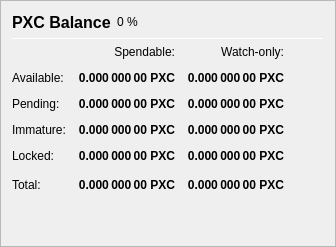
                   <widget class="QFrame" name="frame_Balances">
                    <property name="frameShape">
                     <enum>QFrame::StyledPanel</enum>
                    </property>
                    <property name="frameShadow">
                     <enum>QFrame::Raised</enum>
                    </property>
                    <layout class="QVBoxLayout" name="verticalLayout_4">
                     <item>
                      <layout class="QHBoxLayout" name="horizontalLayout_4">
                       <item>
                        <widget class="QLabel" name="label_5">
                         <property name="minimumSize">
                          <size>
                           <width>0</width>
                           <height>20</height>
                          </size>
                         </property>
                         <property name="font">
                          <font>
                           <pointsize>12</pointsize>
                           <weight>75</weight>
                           <bold>true</bold>
                          </font>
                         </property>
                         <property name="text">
                          <string>PXC Balance</string>
                         </property>
                        </widget>
                       </item>
                       <item>
                        <widget class="QLabel" name="labelPXCPercent">
                         <property name="text">
                          <string notr="true">0 %</string>
                         </property>
                        </widget>
                       </item>
                       <item>
                        <spacer name="horizontalSpacer_3">
                         <property name="orientation">
                          <enum>Qt::Horizontal</enum>
                         </property>
                         <property name="sizeHint" stdset="0">
                          <size>
                           <width>40</width>
                           <height>20</height>
                          </size>
                         </property>
                        </spacer>
                       </item>
                      </layout>
                     </item>
                     <item>
                      <widget class="Line" name="line_Balance">
                       <property name="minimumSize">
                        <size>
                         <width>0</width>
                         <height>1</height>
                        </size>
                       </property>
                       <property name="maximumSize">
                        <size>
                         <width>16777215</width>
                         <height>1</height>
                        </size>
                       </property>
                       <property name="orientation">
                        <enum>Qt::Horizontal</enum>
                       </property>
                      </widget>
                     </item>
                     <item>
                      <layout class="QGridLayout" name="gridLayout">
                       <property name="spacing">
                        <number>12</number>
                       </property>
                       <item row="0" column="1">
                        <widget class="QLabel" name="labelSpendable">
                         <property name="text">
                          <string>Spendable:</string>
                         </property>
                         <property name="alignment">
                          <set>Qt::AlignRight|Qt::AlignTrailing|Qt::AlignVCenter</set>
                         </property>
                        </widget>
                       </item>
                       <item row="0" column="2">
                        <widget class="QLabel" name="labelWatchonly">
                         <property name="text">
                          <string>Watch-only:</string>
                         </property>
                         <property name="alignment">
                          <set>Qt::AlignRight|Qt::AlignTrailing|Qt::AlignVCenter</set>
                         </property>
                        </widget>
                       </item>
                       <item row="1" column="0">
                        <widget class="QLabel" name="labelBalanceText">
                         <property name="text">
                          <string>Available:</string>
                         </property>
                        </widget>
                       </item>
                       <item row="1" column="1">
                        <widget class="QLabel" name="labelBalance">
                         <property name="font">
                          <font>
                           <weight>75</weight>
                           <bold>true</bold>
                          </font>
                         </property>
                         <property name="cursor">
                          <cursorShape>IBeamCursor</cursorShape>
                         </property>
                         <property name="toolTip">
                          <string>Your current spendable balance</string>
                         </property>
                         <property name="text">
                          <string notr="true">0.000 000 00 PXC</string>
                         </property>
                         <property name="alignment">
                          <set>Qt::AlignRight|Qt::AlignTrailing|Qt::AlignVCenter</set>
                         </property>
                         <property name="textInteractionFlags">
                          <set>Qt::LinksAccessibleByMouse|Qt::TextSelectableByKeyboard|Qt::TextSelectableByMouse</set>
                         </property>
                        </widget>
                       </item>
                       <item row="1" column="2">
                        <widget class="QLabel" name="labelWatchAvailable">
                         <property name="font">
                          <font>
                           <weight>75</weight>
                           <bold>true</bold>
                          </font>
                         </property>
                         <property name="cursor">
                          <cursorShape>IBeamCursor</cursorShape>
                         </property>
                         <property name="toolTip">
                          <string>Your current balance in watch-only addresses</string>
                         </property>
                         <property name="text">
                          <string notr="true">0.000 000 00 PXC</string>
                         </property>
                         <property name="alignment">
                          <set>Qt::AlignRight|Qt::AlignTrailing|Qt::AlignVCenter</set>
                         </property>
                         <property name="textInteractionFlags">
                          <set>Qt::LinksAccessibleByMouse|Qt::TextSelectableByKeyboard|Qt::TextSelectableByMouse</set>
                         </property>
                        </widget>
                       </item>
                       <item row="2" column="0">
                        <widget class="QLabel" name="labelPendingText">
                         <property name="text">
                          <string>Pending:</string>
                         </property>
                        </widget>
                       </item>
                       <item row="2" column="1">
                        <widget class="QLabel" name="labelUnconfirmed">
                         <property name="font">
                          <font>
                           <weight>75</weight>
                           <bold>true</bold>
                          </font>
                         </property>
                         <property name="cursor">
                          <cursorShape>IBeamCursor</cursorShape>
                         </property>
                         <property name="toolTip">
                          <string>Total of transactions that have yet to be confirmed, and do not yet count toward the spendable balance</string>
                         </property>
                         <property name="text">
                          <string notr="true">0.000 000 00 PXC</string>
                         </property>
                         <property name="alignment">
                          <set>Qt::AlignRight|Qt::AlignTrailing|Qt::AlignVCenter</set>
                         </property>
                         <property name="textInteractionFlags">
                          <set>Qt::LinksAccessibleByMouse|Qt::TextSelectableByKeyboard|Qt::TextSelectableByMouse</set>
                         </property>
                        </widget>
                       </item>
                       <item row="2" column="2">
                        <widget class="QLabel" name="labelWatchPending">
                         <property name="font">
                          <font>
                           <weight>75</weight>
                           <bold>true</bold>
                          </font>
                         </property>
                         <property name="cursor">
                          <cursorShape>IBeamCursor</cursorShape>
                         </property>
                         <property name="toolTip">
                          <string>Unconfirmed transactions to watch-only addresses</string>
                         </property>
                         <property name="text">
                          <string notr="true">0.000 000 00 PXC</string>
                         </property>
                         <property name="alignment">
                          <set>Qt::AlignRight|Qt::AlignTrailing|Qt::AlignVCenter</set>
                         </property>
                         <property name="textInteractionFlags">
                          <set>Qt::LinksAccessibleByMouse|Qt::TextSelectableByKeyboard|Qt::TextSelectableByMouse</set>
                         </property>
                        </widget>
                       </item>
                       <item row="3" column="0">
                        <widget class="QLabel" name="labelImmatureText">
                         <property name="text">
                          <string>Immature:</string>
                         </property>
                        </widget>
                       </item>
                       <item row="3" column="1">
                        <widget class="QLabel" name="labelImmature">
                         <property name="font">
                          <font>
                           <weight>75</weight>
                           <bold>true</bold>
                          </font>
                         </property>
                         <property name="cursor">
                          <cursorShape>IBeamCursor</cursorShape>
                         </property>
                         <property name="toolTip">
                          <string>Staked or masternode rewards that has not yet matured</string>
                         </property>
                         <property name="text">
                          <string notr="true">0.000 000 00 PXC</string>
                         </property>
                         <property name="alignment">
                          <set>Qt::AlignRight|Qt::AlignTrailing|Qt::AlignVCenter</set>
                         </property>
                         <property name="textInteractionFlags">
                          <set>Qt::LinksAccessibleByMouse|Qt::TextSelectableByKeyboard|Qt::TextSelectableByMouse</set>
                         </property>
                        </widget>
                       </item>
                       <item row="3" column="2">
                        <widget class="QLabel" name="labelWatchImmature">
                         <property name="font">
                          <font>
                           <weight>75</weight>
                           <bold>true</bold>
                          </font>
                         </property>
                         <property name="cursor">
                          <cursorShape>IBeamCursor</cursorShape>
                         </property>
                         <property name="toolTip">
                          <string>Staked or masternode rewards in watch-only addresses that has not yet matured</string>
                         </property>
                         <property name="text">
                          <string notr="true">0.000 000 00 PXC</string>
                         </property>
                         <property name="alignment">
                          <set>Qt::AlignRight|Qt::AlignTrailing|Qt::AlignVCenter</set>
                         </property>
                         <property name="textInteractionFlags">
                          <set>Qt::LinksAccessibleByMouse|Qt::TextSelectableByKeyboard|Qt::TextSelectableByMouse</set>
                         </property>
                        </widget>
                       </item>
                       <item row="4" column="0">
                        <widget class="QLabel" name="labelLockedBalanceText">
                         <property name="toolTip">
                          <string>Locked PXC or Masternode collaterals. These are excluded from zPXC minting.</string>
                         </property>
                         <property name="text">
                          <string>Locked:</string>
                         </property>
                        </widget>
                       </item>
                       <item row="4" column="1">
                        <widget class="QLabel" name="labelLockedBalance">
                         <property name="font">
                          <font>
                           <weight>75</weight>
                           <bold>true</bold>
                          </font>
                         </property>
                         <property name="cursor">
                          <cursorShape>IBeamCursor</cursorShape>
                         </property>
                         <property name="toolTip">
                          <string>Locked PXC or Masternode collaterals. These are excluded from zPXC minting.</string>
                         </property>
                         <property name="text">
                          <string notr="true">0.000 000 00 PXC</string>
                         </property>
                         <property name="alignment">
                          <set>Qt::AlignRight|Qt::AlignTrailing|Qt::AlignVCenter</set>
                         </property>
                         <property name="textInteractionFlags">
                          <set>Qt::LinksAccessibleByMouse|Qt::TextSelectableByKeyboard|Qt::TextSelectableByMouse</set>
                         </property>
                        </widget>
                       </item>
                       <item row="4" column="2">
                        <widget class="QLabel" name="labelWatchLocked">
                         <property name="font">
                          <font>
                           <weight>75</weight>
                           <bold>true</bold>
                          </font>
                         </property>
                         <property name="cursor">
                          <cursorShape>IBeamCursor</cursorShape>
                         </property>
                         <property name="toolTip">
                          <string>Current locked balance in watch-only addresses</string>
                         </property>
                         <property name="text">
                          <string notr="true">0.000 000 00 PXC</string>
                         </property>
                         <property name="alignment">
                          <set>Qt::AlignRight|Qt::AlignTrailing|Qt::AlignVCenter</set>
                         </property>
                         <property name="textInteractionFlags">
                          <set>Qt::LinksAccessibleByMouse|Qt::TextSelectableByKeyboard|Qt::TextSelectableByMouse</set>
                         </property>
                        </widget>
                       </item>
                       <item row="5" column="0">
                        <widget class="QLabel" name="labelTotalText">
                         <property name="toolTip">
                          <string>Your current Praxis balance, unconfirmed and immature transactions included</string>
                         </property>
                         <property name="text">
                          <string>Total:</string>
                         </property>
                        </widget>
                       </item>
                       <item row="5" column="1">
                        <widget class="QLabel" name="labelTotal">
                         <property name="font">
                          <font>
                           <weight>75</weight>
                           <bold>true</bold>
                          </font>
                         </property>
                         <property name="cursor">
                          <cursorShape>IBeamCursor</cursorShape>
                         </property>
                         <property name="toolTip">
                          <string>Your current Praxis balance, unconfirmed and immature transactions included</string>
                         </property>
                         <property name="text">
                          <string notr="true">0.000 000 00 PXC</string>
                         </property>
                         <property name="alignment">
                          <set>Qt::AlignRight|Qt::AlignTrailing|Qt::AlignVCenter</set>
                         </property>
                         <property name="textInteractionFlags">
                          <set>Qt::LinksAccessibleByMouse|Qt::TextSelectableByKeyboard|Qt::TextSelectableByMouse</set>
                         </property>
                        </widget>
                       </item>
                       <item row="5" column="2">
                        <widget class="QLabel" name="labelWatchTotal">
                         <property name="font">
                          <font>
                           <weight>75</weight>
                           <bold>true</bold>
                          </font>
                         </property>
                         <property name="cursor">
                          <cursorShape>IBeamCursor</cursorShape>
                         </property>
                         <property name="toolTip">
                          <string>Current total balance in watch-only addresses</string>
                         </property>
                         <property name="text">
                          <string notr="true">0.000 000 00 PXC</string>
                         </property>
                         <property name="alignment">
                          <set>Qt::AlignRight|Qt::AlignTrailing|Qt::AlignVCenter</set>
                         </property>
                         <property name="textInteractionFlags">
                          <set>Qt::LinksAccessibleByMouse|Qt::TextSelectableByKeyboard|Qt::TextSelectableByMouse</set>
                         </property>
                        </widget>
                       </item>
                       <item row="5" column="3">
                        <spacer name="horizontalSpacer_9">
                         <property name="orientation">
                          <enum>Qt::Horizontal</enum>
                         </property>
                         <property name="sizeHint" stdset="0">
                          <size>
                           <width>40</width>
                           <height>20</height>
                          </size>
                         </property>
                        </spacer>
                       </item>
                      </layout>
                     </item>
                     <item>
                      <spacer name="verticalSpacer_3">
                       <property name="orientation">
                        <enum>Qt::Vertical</enum>
                       </property>
                       <property name="sizeHint" stdset="0">
                        <size>
                         <width>20</width>
                         <height>40</height>
                        </size>
                       </property>
                      </spacer>
                     </item>
                    </layout>
                   </widget>
